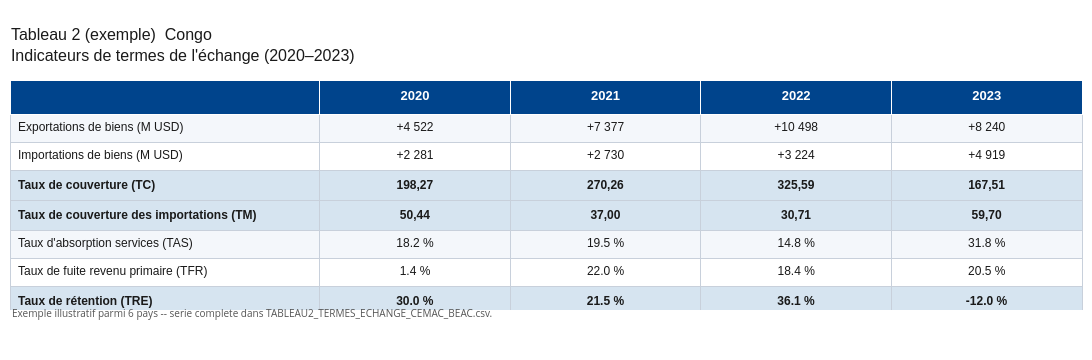
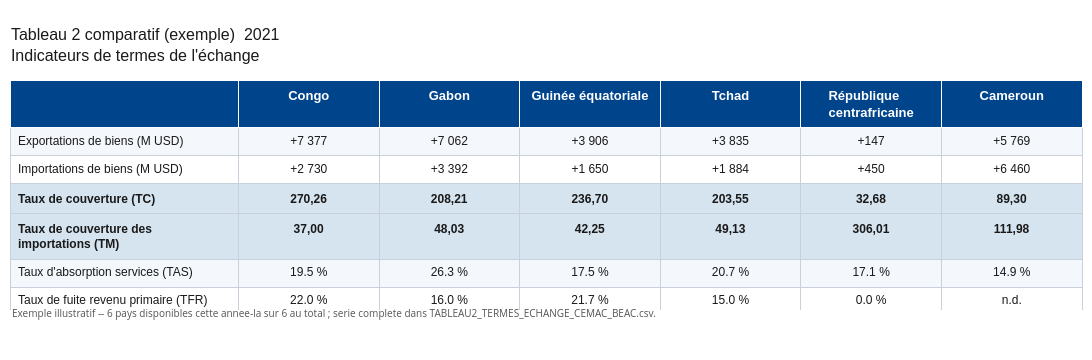

These figures' notebook cell, in order:
### Code cell
rows_t2_local = [
    ('Exportations de biens (M USD)', 'exp_biens', 'musd'),
    ('Importations de biens (M USD)', 'imp_biens', 'musd'),
    ('Taux de couverture (TC)', 'tc', 'ratio'),
    ("Taux de couverture des importations (TM)", 'tm', 'ratio'),
    ("Taux d'absorption services (TAS)", 'tas', 'pct_simple'),
    ('Taux de fuite revenu primaire (TFR)', 'tfr', 'pct_simple'),
    ('Taux de rétention (TRE)', 'tre', 'pct_simple'),
]


def formatter_t2_local(vals, cle, mode):
    v = vals.get(cle)
    if v is None or (isinstance(v, float) and pd.isna(v)):
        return 'n.d.'
    if mode == 'musd':
        return fmt_local(v, 'musd')
    if mode == 'ratio':
        return f"{v:.2f}".replace('.', ',')
    return f"{v:.1f} %"


def valeurs_t2_local(code, annee):
    r = ligne_pour(code, annee)
    if r is None:
        return {}
    return {
        'exp_biens': r['CREDIT_BIENS'], 'imp_biens': r['DEBIT_BIENS'],
        'tc': r['TC_TAUX_COUVERTURE_BIENS'], 'tm': r['TM_TAUX_COUVERTURE_IMPORTATIONS'],
        'tas': r['TAS_TAUX_ABSORPTION_SERVICES'], 'tfr': r['TFR_TAUX_FUITE_REVENU'],
        'tre': r['TRE_TAUX_RETENTION'],
    }


def colonne_t2_local(code, annee):
    vals = valeurs_t2_local(code, annee)
    return [formatter_t2_local(vals, cle, mode) for _, cle, mode in rows_t2_local]


# Tableau 2 complet -> CSV ---
lignes_t2_local = []
for code, nom in PAYS_CEMAC_LOCAL.items():
    if code not in ANNEES_PAR_PAYS_LOCAL:
        continue
    for a in ANNEES_PAR_PAYS_LOCAL[code]:
        ligne = {'COUNTRY_CODE': code, 'PAYS': nom, 'ANNEE': a}
        ligne.update(valeurs_t2_local(code, a))
        lignes_t2_local.append(ligne)

df_t2_local_complet = pd.DataFrame(lignes_t2_local)
chemin_t2_local_csv = DIR_SORTIE / 'TABLEAU2_TERMES_ECHANGE_CEMAC_BEAC.csv'
df_t2_local_complet.to_csv(chemin_t2_local_csv, index=False)
print(f"{chemin_t2_local_csv} : {len(df_t2_local_complet)} lignes ({df_t2_local_complet['COUNTRY_CODE'].nunique()} pays x annees).")

# Exemple par pays ---
code_ex2 = next(iter(ANNEES_PAR_PAYS_LOCAL))
nom_ex2 = PAYS_CEMAC_LOCAL[code_ex2]
annees_ex2 = ANNEES_PAR_PAYS_LOCAL[code_ex2]
data_ex2 = {a: colonne_t2_local(code_ex2, a) for a in annees_ex2}
df_t2_ex2 = pd.DataFrame(data_ex2, index=[r[0] for r in rows_t2_local])

fig_t2_ex2 = render_table_local(
    df_t2_ex2,
    title=f"Tableau 2 (exemple)  {nom_ex2}\nIndicateurs de termes de l'échange ({annees_ex2[0]}–{annees_ex2[-1]})",
    caption=f"Exemple illustratif parmi {len(ANNEES_PAR_PAYS_LOCAL)} pays -- serie complete dans {chemin_t2_local_csv.name}.",
    highlight_rows=[2, 3, 6],
    filename=FIGURES_DIR / f'tab2_termes_echange_beac_{code_ex2}.png',
)
fig_t2_ex2.show()

# Exemple comparatif ---
annees_comparables_t2_local = [a for a in ANNEES_UNION_LOCAL if len([c for c in ANNEES_PAR_PAYS_LOCAL if a in ANNEES_PAR_PAYS_LOCAL[c]]) >= 2]
if annees_comparables_t2_local:
    annee_ex2 = annees_comparables_t2_local[-3]
    pays_dispo_ex2 = [c for c in ANNEES_PAR_PAYS_LOCAL if annee_ex2 in ANNEES_PAR_PAYS_LOCAL[c]]
    data_comp2 = {PAYS_CEMAC_LOCAL[c]: colonne_t2_local(c, annee_ex2) for c in pays_dispo_ex2}
    df_t2_comp_ex2 = pd.DataFrame(data_comp2, index=[r[0] for r in rows_t2_local])

    fig_t2_comp_ex2 = render_table_local(
        df_t2_comp_ex2,
        title=f"Tableau 2 comparatif (exemple)  {annee_ex2}\nIndicateurs de termes de l'échange",
        caption=f"Exemple illustratif -- {len(pays_dispo_ex2)} pays disponibles cette annee-la sur "
                f"{len(ANNEES_PAR_PAYS_LOCAL)} au total ; serie complete dans {chemin_t2_local_csv.name}.",
        highlight_rows=[2, 3, 6],
        filename=FIGURES_DIR / f'tab2_termes_echange_beac_comparatif_{annee_ex2}.png',
    )
    fig_t2_comp_ex2.show()
else:
    print("Aucune annee avec au moins 2 pays disponibles -- pas d'exemple comparatif a afficher.")

### Figure 1 — Plotly figure (JSON) as saved in the notebook; plotly's stock layout.template omitted (floating-point values rounded to 4 significant figures)
{"data": [{"cells": {"align": ["left", "center", "center", "center", "center"], "fill": {"color": [["#F4F7FB", "white", "#D6E4F0", "#D6E4F0", "#F4F7FB", "white", "#D6E4F0"], ["#F4F7FB", "white", "#D6E4F0", "#D6E4F0", "#F4F7FB", "white", "#D6E4F0"], ["#F4F7FB", "white", "#D6E4F0", "#D6E4F0", "#F4F7FB", "white", "#D6E4F0"], ["#F4F7FB", "white", "#D6E4F0", "#D6E4F0", "#F4F7FB", "white", "#D6E4F0"], ["#F4F7FB", "white", "#D6E4F0", "#D6E4F0", "#F4F7FB", "white", "#D6E4F0"]]}, "font": {"color": "#1a1a1a", "family": "Arial", "size": 12}, "height": 28, "line": {"color": "#C8D0DB"}, "values": [["Exportations de biens (M USD)", "Importations de biens (M USD)", "<b>Taux de couverture (TC)</b>", "<b>Taux de couverture des importations (TM)</b>", "Taux d'absorption services (TAS)", "Taux de fuite revenu primaire (TFR)", "<b>Taux de rétention (TRE)</b>"], ["+4 522", "+2 281", "<b>198,27</b>", "<b>50,44</b>", "18.2 %", "1.4 %", "<b>30.0 %</b>"], ["+7 377", "+2 730", "<b>270,26</b>", "<b>37,00</b>", "19.5 %", "22.0 %", "<b>21.5 %</b>"], ["+10 498", "+3 224", "<b>325,59</b>", "<b>30,71</b>", "14.8 %", "18.4 %", "<b>36.1 %</b>"], ["+8 240", "+4 919", "<b>167,51</b>", "<b>59,70</b>", "31.8 %", "20.5 %", "<b>-12.0 %</b>"]]}, "columnwidth": [2.6, 1.6, 1.6, 1.6, 1.6], "header": {"align": ["left", "center", "center", "center", "center"], "fill": {"color": "#00448C"}, "font": {"color": "white", "family": "Arial", "size": 13}, "height": 34, "values": ["<b></b>", "<b>2020</b>", "<b>2021</b>", "<b>2022</b>", "<b>2023</b>"]}, "type": "table"}], "layout": {"annotations": [{"align": "left", "font": {"color": "#555555", "size": 10}, "showarrow": false, "text": "Exemple illustratif parmi 6 pays -- serie complete dans TABLEAU2_TERMES_ECHANGE_CEMAC_BEAC.csv.", "x": 0, "xref": "paper", "y": -0.05, "yref": "paper"}], "height": 360, "margin": {"b": 50, "l": 10, "r": 10, "t": 80}, "paper_bgcolor": "white", "title": {"font": {"color": "#1a1a1a", "family": "Arial", "size": 16}, "text": "Tableau 2 (exemple)  Congo<br>Indicateurs de termes de l'échange (2020–2023)", "x": 0.01, "xanchor": "left"}, "width": 1160}}

### Figure 2 — Plotly figure (JSON) as saved in the notebook; plotly's stock layout.template omitted (floating-point values rounded to 4 significant figures)
{"data": [{"cells": {"align": ["left", "center", "center", "center", "center", "center", "center"], "fill": {"color": [["#F4F7FB", "white", "#D6E4F0", "#D6E4F0", "#F4F7FB", "white", "#D6E4F0"], ["#F4F7FB", "white", "#D6E4F0", "#D6E4F0", "#F4F7FB", "white", "#D6E4F0"], ["#F4F7FB", "white", "#D6E4F0", "#D6E4F0", "#F4F7FB", "white", "#D6E4F0"], ["#F4F7FB", "white", "#D6E4F0", "#D6E4F0", "#F4F7FB", "white", "#D6E4F0"], ["#F4F7FB", "white", "#D6E4F0", "#D6E4F0", "#F4F7FB", "white", "#D6E4F0"], ["#F4F7FB", "white", "#D6E4F0", "#D6E4F0", "#F4F7FB", "white", "#D6E4F0"], ["#F4F7FB", "white", "#D6E4F0", "#D6E4F0", "#F4F7FB", "white", "#D6E4F0"]]}, "font": {"color": "#1a1a1a", "family": "Arial", "size": 12}, "height": 28, "line": {"color": "#C8D0DB"}, "values": [["Exportations de biens (M USD)", "Importations de biens (M USD)", "<b>Taux de couverture (TC)</b>", "<b>Taux de couverture des importations (TM)</b>", "Taux d'absorption services (TAS)", "Taux de fuite revenu primaire (TFR)", "<b>Taux de rétention (TRE)</b>"], ["+7 377", "+2 730", "<b>270,26</b>", "<b>37,00</b>", "19.5 %", "22.0 %", "<b>21.5 %</b>"], ["+7 062", "+3 392", "<b>208,21</b>", "<b>48,03</b>", "26.3 %", "16.0 %", "<b>9.6 %</b>"], ["+3 906", "+1 650", "<b>236,70</b>", "<b>42,25</b>", "17.5 %", "21.7 %", "<b>18.5 %</b>"], ["+3 835", "+1 884", "<b>203,55</b>", "<b>49,13</b>", "20.7 %", "15.0 %", "<b>15.2 %</b>"], ["+147", "+450", "<b>32,68</b>", "<b>306,01</b>", "17.1 %", "0.0 %", "<b>-223.1 %</b>"], ["+5 769", "+6 460", "<b>89,30</b>", "<b>111,98</b>", "14.9 %", "n.d.", "<b>n.d.</b>"]]}, "columnwidth": [2.6, 1.6, 1.6, 1.6, 1.6, 1.6, 1.6], "header": {"align": ["left", "center", "center", "center", "center", "center", "center"], "fill": {"color": "#00448C"}, "font": {"color": "white", "family": "Arial", "size": 13}, "height": 34, "values": ["<b></b>", "<b>Congo</b>", "<b>Gabon</b>", "<b>Guinée équatoriale</b>", "<b>Tchad</b>", "<b>République centrafricaine</b>", "<b>Cameroun</b>"]}, "type": "table"}], "layout": {"annotations": [{"align": "left", "font": {"color": "#555555", "size": 10}, "showarrow": false, "text": "Exemple illustratif -- 6 pays disponibles cette annee-la sur 6 au total ; serie complete dans TABLEAU2_TERMES_ECHANGE_CEMAC_BEAC.csv.", "x": 0, "xref": "paper", "y": -0.05, "yref": "paper"}], "height": 360, "margin": {"b": 50, "l": 10, "r": 10, "t": 80}, "paper_bgcolor": "white", "title": {"font": {"color": "#1a1a1a", "family": "Arial", "size": 16}, "text": "Tableau 2 comparatif (exemple)  2021<br>Indicateurs de termes de l'échange", "x": 0.01, "xanchor": "left"}, "width": 1580}}
